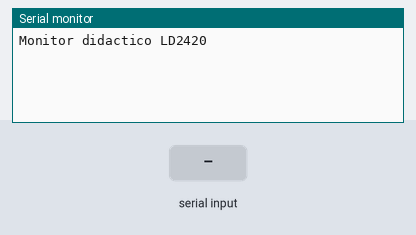
Simulated run of this sketch. Board: ESP32. Parts: the last lines printed to the serial monitor. The inputs (shaded band) are chosen by the test bench.

Above: at 1.2 s.
1.3 s: "ON\n" received over the second serial link
At 2.5 s:
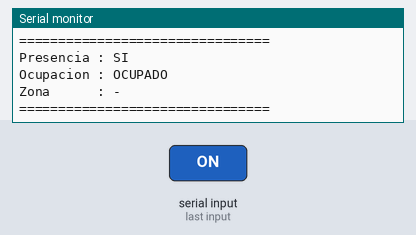
2.8 s: "OFF\n" received over the second serial link
At 3.8 s:
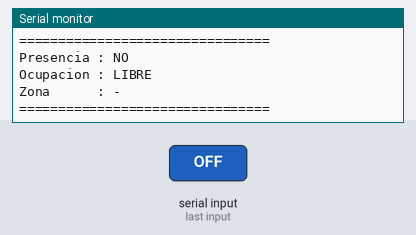
4.3 s: "Range \n" received over the second serial link
5.8 s: "90,45\n" received over the second serial link
7.3 s: "5\n" received over the second serial link
8.8 s: "Range 90\n" received over the second serial link
At 9.6 s:
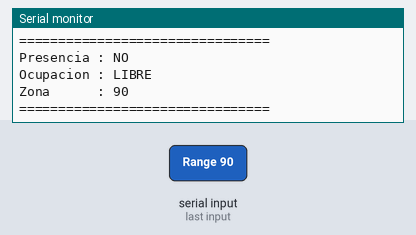

Measured:
- after the input at 1.3 s, the serial monitor: prints a new line at once (image 1)
- after the input at 2.8 s, the serial monitor: prints a new line at once (image 2)
- after the input at 8.8 s, the serial monitor: prints a new line at once (image 3)

The sketch:

ESP32_LD2420_Simple.ino
```cpp
#include <HardwareSerial.h>

#define RX_PIN 16
#define TX_PIN 17

HardwareSerial radar(2);

String linea = "";

bool presencia = false;
int zona = -1;

void mostrarEstado()
{
  Serial.println();
  Serial.println("================================");
  Serial.println("      ESTADO DEL RADAR");
  Serial.println("================================");

  Serial.print("Presencia : ");
  Serial.println(presencia ? "SI" : "NO");

  Serial.print("Ocupacion : ");
  Serial.println(presencia ? "OCUPADO" : "LIBRE");

  Serial.print("Zona      : ");

  if (zona >= 0)
    Serial.println(zona);
  else
    Serial.println("-");

  Serial.println("================================");
}

void setup()
{
  Serial.begin(115200);

  radar.begin(
      115200,
      SERIAL_8N1,
      RX_PIN,
      TX_PIN);

  Serial.println("Monitor didactico LD2420");
}

void loop()
{
  while (radar.available())
  {
    char c = radar.read();

    if (c == '\n')
    {
      linea.trim();

      // Mostrar línea original
      Serial.print("Recibido: ");
      Serial.println(linea);

      if (linea == "ON")
      {
        presencia = true;
      }
      else if (linea == "OFF")
      {
        presencia = false;
        zona = -1;
      }
      else if (linea.startsWith("Range "))
      {
        zona = linea.substring(6).toInt();
      }

      mostrarEstado();

      linea = "";
    }
    else
    {
      linea += c;
    }
  }
}
```
